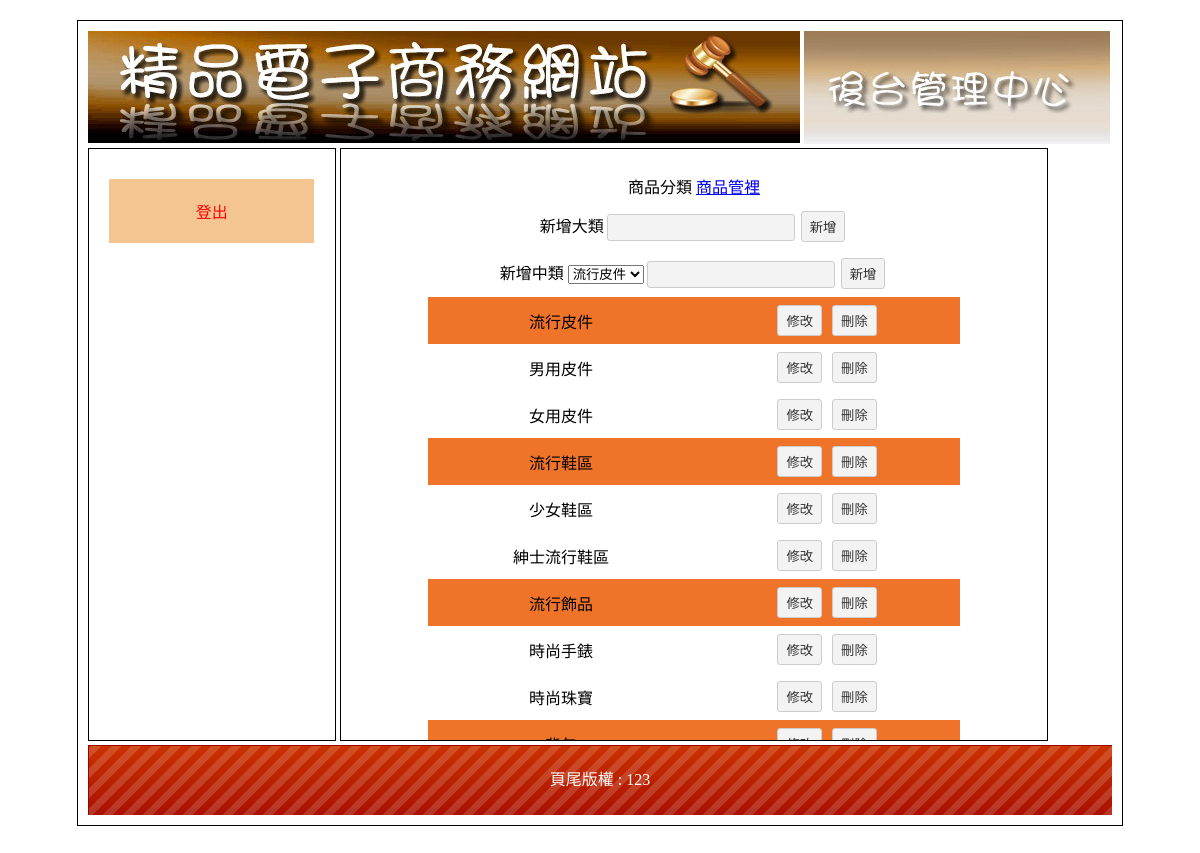
The page /admin.php?do=admin&redo=th on the database its author committed.
### tables this page shows
CREATE TABLE `item1` (
  `item1_seq` int(10) UNSIGNED NOT NULL,
  `item1_txt` text NOT NULL
);

CREATE TABLE `item2` (
  `item2_seq` int(10) UNSIGNED NOT NULL,
  `item2_txt` text NOT NULL,
  `item2_i1` int(10) NOT NULL
);

CREATE TABLE `bot` (
  `bot_seq` int(10) UNSIGNED NOT NULL,
  `bot_txt` text NOT NULL
);

### th.php (the view, shortened to what this page needs)
<table width="80%" border="0" align="center" cellpadding="5" cellspacing="0">
  <tr>
    <td colspan="2" align="center" valign="middle">商品分類 <a href='admin.php?do=admin&redo=item'>商品管裡</a></td>
  </tr>
  <tr><form method="post">
    <td colspan="2" align="center" valign="middle">新增大類<input type="text" name="big"><input type="submit" value="新增"></td>
  </tr></form>
  <tr><form method="post">
    <td colspan="2" align="center" valign="middle">新增中類
    <select name='sel'>
    <?php
    $sql = "select * from item1";
    $c1  = mysqli_query($link,$sql);
    $c2  = mysqli_fetch_assoc($c1);
    do{
        echo "<option value='".$c2["item1_seq"]."'>".$c2["item1_txt"]."</option>";
    }while($c2  = mysqli_fetch_assoc($c1))
    ?>
    <input type="text" name="mid"><input type="submit" value="新增"></td>
  </tr></form>
    <?php
        $sql = "select * from item1";
        $c1  = mysqli_query($link,$sql);
        $c2  = mysqli_fetch_assoc($c1);
        do{
    ?>
  <tr>
    <td width="50%" align="center" valign="middle" class="tt"><?=$c2["item1_txt"]?></td>
    <td width="50%" align="center" valign="middle" class="tt">
    <input type="button" value="修改" onclick="up(1,<?=$c2["item1_seq"]?>)">
    <input type="button" value="刪除" onclick="document.location.href='delete.php?table=item1&seq=<?=$c2["item1_seq"]?>'">
    </td>
  </tr>
    <?php
        $sqll = "select * from item2 where item2_i1 = '".$c2["item1_seq"]."'";
        $cc1  = mysqli_query($link,$sqll);
        $cc2  = mysqli_fetch_assoc($cc1);
    do { ?>
          <tr>
    <td width="50%" align="center" valign="middle"><?=$cc2["item2_txt"]?></td>
    <td width="50%" align="center" valign="middle">
    <input type="button" value="修改" onclick="up(2,<?=$cc2["item2_seq"]?>)">
    <input type="button" value="刪除" onclick="document.location.href='delete.php?table=item2&seq=<?=$cc2["item2_seq"]?>'">
    </td>
  </tr>
  <?php
    }while($cc2  = mysqli_fetch_assoc($cc1));
}while($c2  = mysqli_fetch_assoc($c1)); ?>
</table>

### admin.php (shortened to what this page needs)
<?php include_once("head.php"); ?>
<!DOCTYPE html PUBLIC "-//W3C//DTD XHTML 1.0 Transitional//EN" "http://www.w3.org/TR/xhtml1/DTD/xhtml1-transitional.dtd">
<html xmlns="http://www.w3.org/1999/xhtml"><head><meta http-equiv="Content-Type" content="text/html; charset=UTF-8">
<link href="./home_files/css.css" rel="stylesheet" type="text/css">
</head>
<body>
	<div id="main">
    	<div id="top">
        	<a href="index.php">
            	<img src="./Manage Page_files/0416.jpg">
            </a>
                            <img src="./Manage Page_files/0417.jpg">
                   </div>
        <div id="left" class="ct">
        	<div style="min-height:400px;">
            	        	<a href="index.php" style="color:#f00;">登出</a>
                    </div>
                    </div>
        <div id="right" style="overflow:auto;">
		<?php include_once($relist[$redo]); ?>
        	        </div>
        <div id="bottom" style="line-height:70px; color:#FFF; background:url(icon/bot.png);" class="ct">
        	頁尾版權 :
			<?php
			    $sql = "select * from bot";
				$c1  = mysqli_query($link,$sql);
				$c2  = mysqli_fetch_assoc($c1);
				echo $c2["bot_txt"];
			?>
			 </div>
    </div>
</body></html>

### home_files/css.css (style rules this page uses)
body { font-family:"微軟正黑體"; }
#main { width:1024px; padding:10px; margin:20px auto 20px auto; border:#000 solid 1px; min-height:768px; }
#top a { color:#CE631C; text-decoration:none; }
#left { display:inline-block; width:20%; padding:2%; height:550px; vertical-align:top; border:#000 1px solid; overflow:auto; }
#left a { display:block; padding:20px 5px 20px 5px; text-decoration:none; background:#F4C591; margin:10px auto 10px auto; color:#65350A; }
.ct { text-align:center; }
#right { display:inline-block; width:65%; padding:2%; height:550px; border:#000 1px solid; overflow:auto; }
#bottom { height:70px; background:url(icon/bot.png); background-size:cover; }
.tt { background:#EF7429; }
input[type=text],input[type=password],input[type=submit],button,.button,input[type=reset],input[type=button],select，textarea,input[type=number] { background:#F3F3F3; border:#CCC 1px solid; border-radius:3px; padding:5px 8px 5px 8px; text-decoration:none; margin:3px; color:#333; }
input[type=text],input[type=password] { width:170px; }

### rows shown on the page
item1: item1_txt "流行皮件"
item2: item2_txt "男用皮件"
item2: item2_txt "女用皮件"
item1: item1_txt "流行鞋區"
item2: item2_txt "少女鞋區"
item2: item2_txt "紳士流行鞋區"
item1: item1_txt "流行飾品"
item2: item2_txt "時尚手錶"
item2: item2_txt "時尚珠寶"
bot: bot_txt "123"

### other values the page prints
form field sel "流行皮件"
